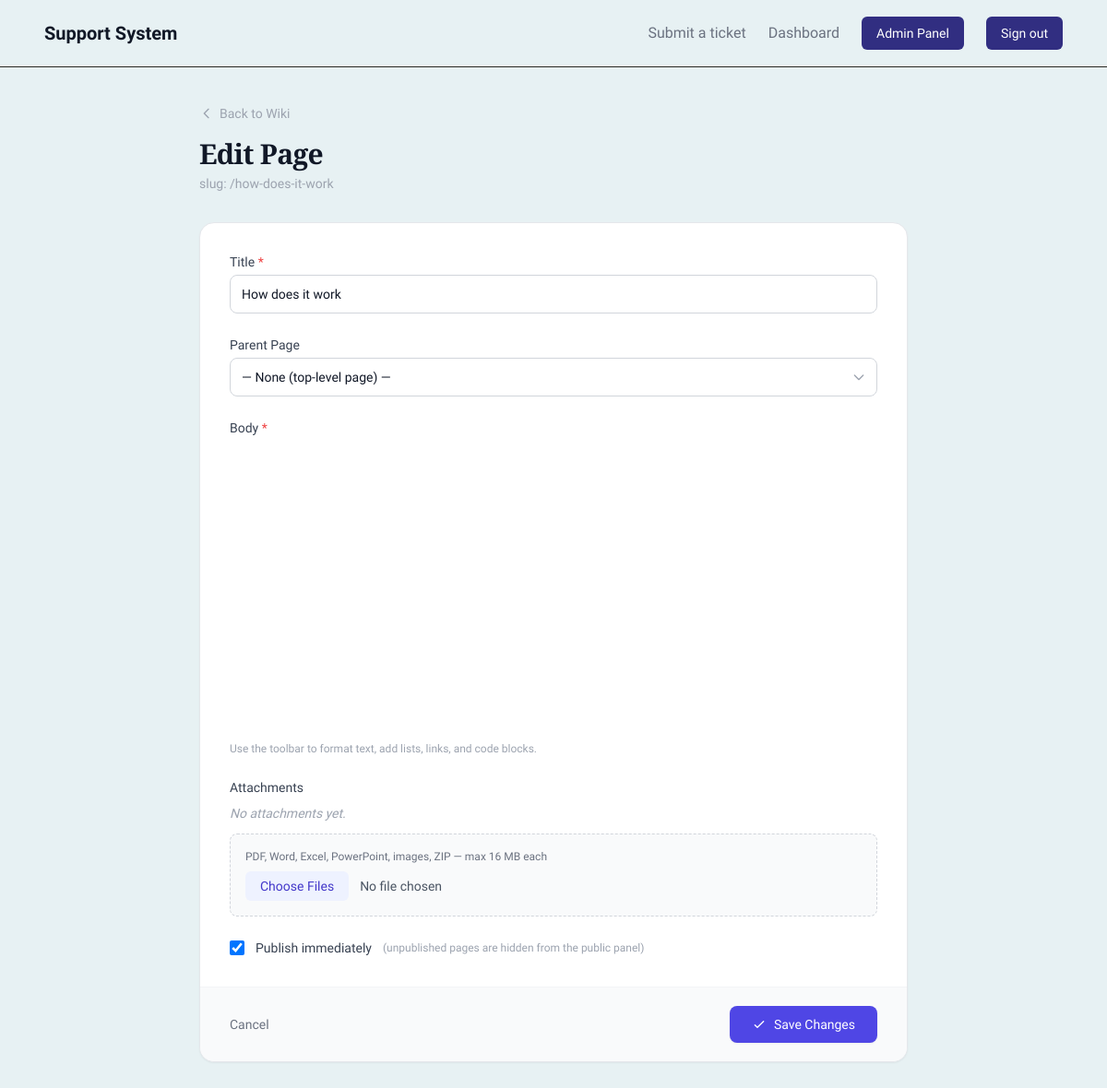
/wiki/1/edit (signed in), run on the app's committed database.
### models/wiki.py (models this page shows)
class WikiPage(db.Model):
    __tablename__ = 'wiki_pages'
    id = db.Column(db.Integer, primary_key=True)
    title = db.Column(db.String(200), nullable=False)
    slug = db.Column(db.String(200), unique=True, nullable=False)
    body = db.Column(db.Text, nullable=False)
    parent_id = db.Column(db.Integer, db.ForeignKey('wiki_pages.id'), nullable=True)
    created_by = db.Column(db.Integer, db.ForeignKey('users.id'), nullable=False)
    updated_by = db.Column(db.Integer, db.ForeignKey('users.id'), nullable=True)
    created_at = db.Column(db.DateTime, default=datetime.utcnow)
    updated_at = db.Column(db.DateTime, default=datetime.utcnow, onupdate=datetime.utcnow)
    is_published = db.Column(db.Boolean, default=False)
    children = db.relationship('WikiPage', backref=db.backref('parent', remote_side=[id]), lazy=True)
    history = db.relationship('WikiPageHistory', backref='page', lazy=True)

### routes/wiki.py (the view, shortened to what this page needs)
@wiki_bp.route('/<int:page_id>/edit', methods=['GET', 'POST'])
@login_required
@require_permission('Wiki', 'can_edit')
def edit(page_id):
    page         = get_page_or_404(page_id)
    parent_pages = get_parent_candidates(exclude_id=page_id)
    return render_template('wiki/form.html', page=page,
                           parent_pages=parent_pages,
                           form={}, action='edit')

### app.py (called while the page is built)
@app.after_request
def add_no_cache(response):
    response.headers['Cache-Control'] = 'no-cache, no-store, must-revalidate'
    response.headers['Pragma'] = 'no-cache'
    response.headers['Expires'] = '0'
    return response

### routes/wiki.py (called while the page is built)
def _wiki_perm():
    if current_user.is_superadmin:
        class _All:
            can_view = can_create = can_edit = can_delete = True
        return _All()
    return UserPermission.query.filter_by(
        user_id=current_user.id, module='Wiki'
    ).first()

@wiki_bp.context_processor
def wiki_permissions():
    if not current_user.is_authenticated:
        return dict(wiki_perm=None)
    return dict(wiki_perm=_wiki_perm())

### services/wiki_service.py (called while the page is built)
def get_page_or_404(page_id):
    return WikiPage.query.get_or_404(page_id)

def get_parent_candidates(exclude_id=None):
    q = WikiPage.query.filter_by(parent_id=None).order_by(WikiPage.title)
    if exclude_id is not None:
        q = q.filter(WikiPage.id != exclude_id)
    return q.all()

### templates/wiki/form.html (shortened to what this page needs)
{% extends "base.html" %}
{% block content %}
<link href="https://cdn.quilljs.com/1.3.7/quill.snow.css" rel="stylesheet">
<div class="min-h-screen py-10 px-4 sm:px-6 lg:px-8">
  <div class="max-w-3xl mx-auto">
    <div class="mb-8">
      <a href="{{ url_for('wiki.index') }}"
         class="inline-flex items-center gap-1.5 text-sm text-gray-400 hover:text-gray-700 transition mb-4">
        <svg class="w-4 h-4" fill="none" stroke="currentColor" viewBox="0 0 24 24">
          <path stroke-linecap="round" stroke-linejoin="round" stroke-width="2" d="M15 19l-7-7 7-7"/>
        </svg>
        Back to Wiki
      </a>
      <h1 class="text-3xl font-bold font-serif text-gray-900 tracking-tight">
        {{ 'Edit Page' if action == 'edit' else 'New Wiki Page' }}
      </h1>
      {% if action == 'edit' %}
        <p class="mt-1 text-sm text-gray-400">slug: /{{ page.slug }}</p>
      {% endif %}
    </div>
    <div class="bg-white border border-gray-200 rounded-2xl shadow-sm overflow-hidden">
      <form method="POST"
            enctype="multipart/form-data"
            action="{{ url_for('wiki.edit', page_id=page.id) if action == 'edit' else url_for('wiki.create') }}"
            id="wiki-form">
        <div class="px-8 py-8 space-y-6">
          <div>
            <label for="title" class="block text-sm font-medium text-gray-700 mb-1">
              Title <span class="text-red-500">*</span>
            </label>
            <input type="text" id="title" name="title" required
              value="{{ page.title if action == 'edit' else form.get('title', '') }}"
              placeholder="e.g. How to reset your password"
              class="w-full rounded-lg border border-gray-300 px-3 py-2.5 text-sm text-gray-900 placeholder-gray-400
                     focus:outline-none focus:ring-2 focus:ring-indigo-500 focus:border-transparent transition">
          </div>
          <div>
            <label for="parent_id" class="block text-sm font-medium text-gray-700 mb-1">Parent Page</label>
            <div class="relative">
              <select id="parent_id" name="parent_id"
                class="w-full appearance-none rounded-lg border border-gray-300 pl-3 py-2.5 pr-8 text-sm text-gray-900
                       focus:outline-none focus:ring-2 focus:ring-indigo-500 focus:border-transparent transition">
                <option value="">— None (top-level page) —</option>
              </select>
              <div class="pointer-events-none absolute inset-y-0 right-3 flex items-center">
              </div>
            </div>
          </div>
          <div>
            <label class="block text-sm font-medium text-gray-700 mb-1">
              Body <span class="text-red-500">*</span>
            </label>
            <div id="quill-editor"></div>
            <p class="mt-1.5 text-xs text-gray-400">
              Use the toolbar to format text, add lists, links, and code blocks.
            </p>
          </div>
          <div>
            <label class="block text-sm font-medium text-gray-700 mb-2">Attachments</label>
            {% if action == 'edit' %}
              {% set existing = page.attachments.all() %}
              {% if existing %}
              <ul class="mb-3 divide-y divide-gray-100 border border-gray-200 rounded-lg overflow-hidden"
                  id="attachments-list">
                {% for att in existing %}
                <li class="flex items-center justify-between px-4 py-2.5 bg-white hover:bg-gray-50 transition"
                    id="att-row-{{ att.id }}">
                  <div class="flex items-center gap-2 min-w-0">
                    <svg class="w-4 h-4 text-gray-400 shrink-0" fill="none" stroke="currentColor" viewBox="0 0 24 24">
                      <path stroke-linecap="round" stroke-linejoin="round" stroke-width="2"
                        d="M15.172 7l-6.586 6.586a2 2 0 102.828 2.828l6.414-6.586a4 4 0 00-5.656-5.656l-6.415 6.585a6 6 0 108.486 8.486L20.5 13"/>
                    </svg>
                    <a href="{{ url_for('static', filename='wiki_uploads/' + att.filename) }}"
                       target="_blank"
                       class="text-sm text-indigo-600 hover:underline truncate"
                       title="{{ att.original_name }}">
                      {{ att.original_name }}
                    </a>
                    <span class="text-xs text-gray-400 shrink-0">
                      {{ att.uploaded_at.strftime('%d %b %Y') }}
                    </span>
                  </div>
                  {% if wiki_perm and wiki_perm.can_delete %}
                  {#
                    Delete button is NOT inside a <form> — nested forms are illegal HTML
                    and the browser ignores them, making the button submit the outer wiki form.
                    Instead we POST via fetch() so the outer form is never touched.
                  #}
                  <button type="button"
                          class="ml-4 shrink-0 text-xs font-medium text-red-400 hover:text-red-600 transition"
                          data-delete-url="{{ url_for('wiki.delete_wiki_attachment', attachment_id=att.id) }}"
                          data-att-name="{{ att.original_name }}"
                          data-att-id="{{ att.id }}"
                          onclick="deleteAttachment(this)">
                    Delete
                  </button>
                  {% endif %}
                </li>
                {% endfor %}
              </ul>
              {% else %}
              <p class="text-sm text-gray-400 mb-3 italic" id="no-attachments-msg">No attachments yet.</p>
              {% endif %}
              {% if wiki_perm and wiki_perm.can_edit %}
              <div class="rounded-lg border border-dashed border-gray-300 px-4 py-4 bg-gray-50">
                <p class="text-xs text-gray-500 mb-2">
                  PDF, Word, Excel, PowerPoint, images, ZIP — max 16 MB each
                </p>
                <input type="file"
                       name="attachments"
                       multiple
                       class="block w-full text-sm text-gray-600
                              file:mr-3 file:py-1.5 file:px-4
                              file:rounded-md file:border-0
                              file:text-sm file:font-medium
                              file:bg-indigo-50 file:text-indigo-700
                              hover:file:bg-indigo-100 transition">
              </div>
              {% endif %}
            {% endif %}
          </div>
          <div class="flex items-center gap-3">
            <input type="checkbox" id="is_published" name="is_published"
              {% if action == 'edit' and page.is_published %}checked
              {% elif form.get('is_published') %}checked{% endif %}
              class="w-4 h-4 rounded border-gray-300 text-indigo-600 focus:ring-indigo-500 cursor-pointer">
            <label for="is_published" class="text-sm font-medium text-gray-700 cursor-pointer">
              Publish immediately
            </label>
            <span class="text-xs text-gray-400">(unpublished pages are hidden from the public panel)</span>
          </div>
        </div>
        <div class="px-8 py-5 bg-gray-50 border-t border-gray-100 flex items-center justify-between">
          <a href="{{ url_for('wiki.index') }}"
             class="text-sm text-gray-500 hover:text-gray-700 transition">Cancel</a>
          <button type="submit"
            class="inline-flex items-center gap-2 bg-indigo-600 hover:bg-indigo-700 text-white font-medium text-sm px-6 py-2.5 rounded-lg transition shadow-sm">
            <svg class="w-4 h-4" fill="none" stroke="currentColor" viewBox="0 0 24 24">
              <path stroke-linecap="round" stroke-linejoin="round" stroke-width="2" d="M5 13l4 4L19 7"/>
            </svg>
            {{ 'Save Changes' if action == 'edit' else 'Create Page' }}
          </button>
        </div>
      </form>
    </div>
  </div>
</div>
{% endblock %}

### templates/base.html (style rules this page uses)
body { background: #e7f1f3; }
select { appearance: none; -webkit-appearance: none; background-color: #ffffff !important; cursor: pointer; }

### templates/wiki/form.html (style rules this page uses)
#quill-editor { min-height: 320px; font-size: 0.875rem; color: #111827; background: #ffffff; border-bottom-left-radius: 0.5rem; border-bottom-right-radius: 0.5rem; }

### data on the page
WikiPage: slug "how-does-it-work", title "How does it work", is_published "☑"

### other printed values
{{ 'Edit Page' if action == 'edit' else 'New Wiki Page' }} "Edit Page"
{{ 'Save Changes' if action == 'edit' else 'Create Page' }} "Save Changes"
